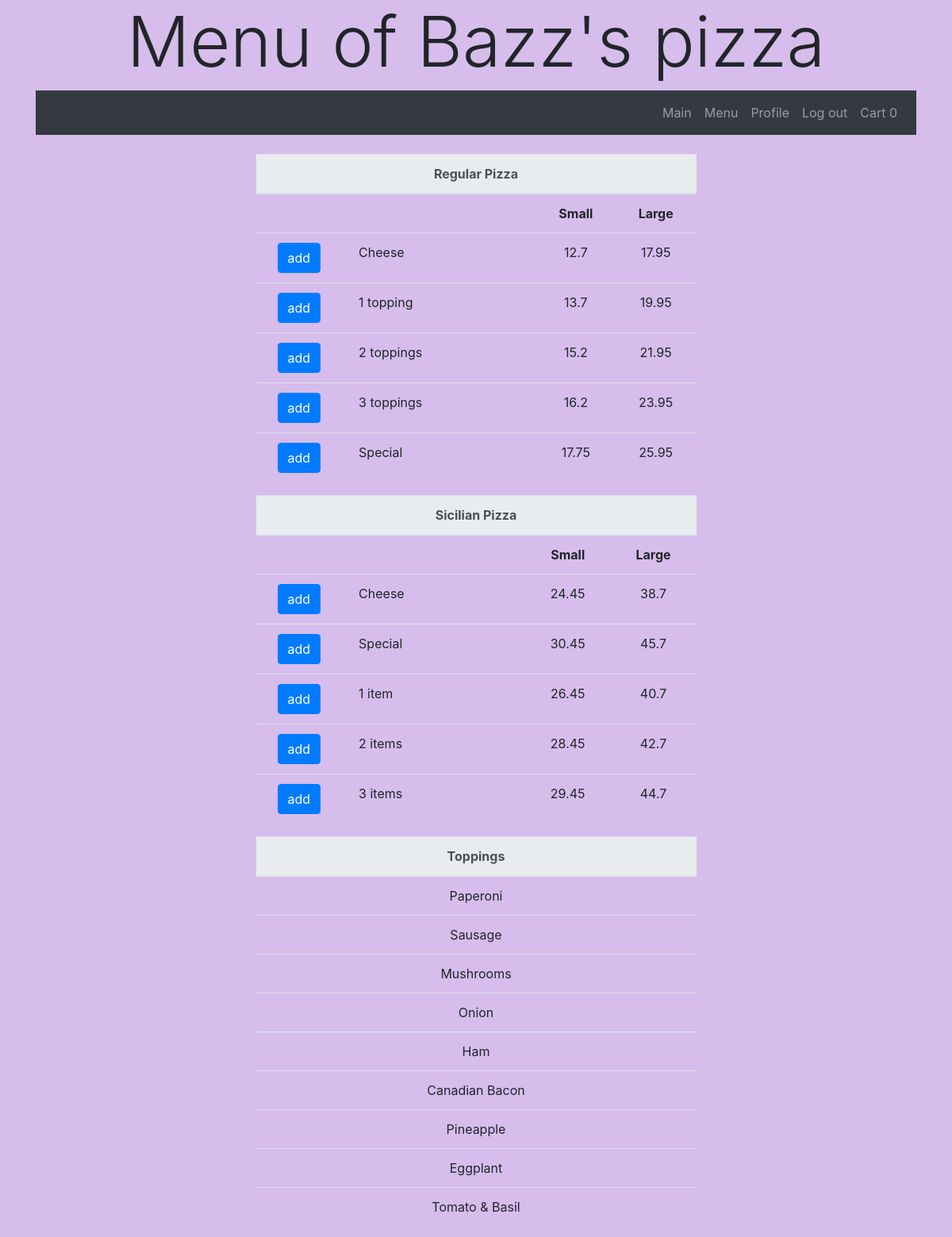
Screenshot of /menu/ (signed in, upper part) with the database file from the repository.
### orders/models.py (models this page shows, shortened)
class Category(models.Model):
    category =  models.CharField(max_length=64)
    sizes = models.ManyToManyField(Size, related_name="cat_sizes", blank = True, null = True)
    kinds = models.ManyToManyField(Kind, related_name='cat_kinds', blank = False)
    menu_priority = models.IntegerField(default = 100)
    no_price=models.BooleanField(default=False)
    toppings = models.BooleanField(default=False)
    addable = models.BooleanField(default=False)
    def __str__(self):
        return f'{self.category}'
    class Meta:
        ordering = ['menu_priority']

class  Size(models.Model):
    size = models.CharField(max_length=64)
    def __str__(self):
        return f"{self.size}"
    class Meta:
        ordering = ['-size']

class Kind(models.Model):
    kind = models.CharField(max_length=64)
    menu_priority = models.IntegerField(default = 100)
    toppings_allowed = models.IntegerField(default = 0)
    def __str__(self):
        return f'{self.kind}'
    class Meta:
        ordering = ['-menu_priority']

class MenuItem(models.Model):
    category = models.ForeignKey(Category, on_delete=models.CASCADE, related_name="categories", blank = True, null = True)
    size = models.ForeignKey(Size, on_delete=models.CASCADE, related_name="sizes", blank = True, null = True)
    price = models.FloatField(blank=True, null = True)
    kind = models.ForeignKey(Kind,on_delete=models.CASCADE, related_name='kinds')
    menu_priority = models.IntegerField(default = 100)
    class Meta:
        ordering = ['-category', 'price', 'size']

### orders/views.py (the view)
# urls.py: path("menu/", views.menu, name = "menu"),
def menu(request):
    content = {
        "menu": MenuItem.objects.all(),
        'categories':Category.objects.all(),
        'sizes': Size.objects.all(),
        'menu_raw' : MenuItem.objects,
        'kinds': Kind.objects.all(),
        'user': request.user,
        'Auth' : request.user.is_authenticated,
        'toppings': Category.objects.get(addable=True).kinds.all()
    }
    return render(request, "orders/menu.html", content)

### orders/templates/orders/menu.html (shortened to what this page needs)
{% extends "orders/base.html" %}
{%block h1%} <h1 class='display-2 text-center item'>Menu of Bazz's pizza</h1>{%endblock%}
{% block body %}
    <div class='container-fluid text-center'>
        <div class="container col-6">
        <table class='table mt-0 '>
            {% for category in categories %}
                <table class='table'>
                <thead class='thead-light'>
                    <tr>
                        <th colspan="3" name='{{category}}'>{{category}}</th>
                    </tr>
                </thead>
                <tbody>
                    {% if category.sizes.all %}
                    <tr>
                        <th></th>
                        {% for size in category.sizes.all %}
                            <th>  {{size}} </th>
                        {%endfor%}
                    </tr>
                    {%endif%}
                    {% for kind in category.kinds.all %}
                        <tr>
                            <td id='{{category.id}}_{{kind.id}}'> {%if not category.no_price%}<div id=''class="container d-flex justify-content-start">{%if user.is_authenticated%} <span class=' myBtn btn btn-primary mr-5'>add</span> {%endif%}<span>{{kind}}</span> </div>{%else%} <span>{{kind}}</span>{%endif%}</td>
                            {% for size in category.sizes.all%}
                                {%for menuItem in menu %}
                                    {% if menuItem.category == category and menuItem.kind == kind and menuItem.size == size%}
                                        <td id='{{menuItem.id}}' class='item'> {{menuItem.price}}</td>
                                    {% endif %}
                                {%endfor%}
                                {% empty %}
                                    {%for menuItem in menu %}
                                        {% if menuItem.category == category and menuItem.kind == kind %}
                                            <td id='{{menuItem.id}}' class='item'>{{menuItem.price}}</td>
                                        {% endif %}
                                    {%endfor%}
                            {%endfor%}
                        </tr>
                    {%endfor%}
                    </tbody>
                </table>
            {%endfor%}
        </table>
        </div>
    </div>
{%endblock%}

### orders/static/orders/style.css (style rules this page uses)
html,body { background-color: rgb(214, 189, 236); }

### rows the page displays
Category: category "Regular Pizza"
Size: size "Small"
Size: size "Large"
Kind: shows "add", kind "Cheese"
MenuItem: price "12.7"
MenuItem: price "17.95"
Kind: shows "add", kind "1 topping"
MenuItem: price "13.7"
MenuItem: price "19.95"
Kind: shows "add", kind "2 toppings"
MenuItem: price "15.2"
MenuItem: price "21.95"
Kind: shows "add", kind "3 toppings"
MenuItem: price "16.2"
MenuItem: price "23.95"
Kind: shows "add", kind "Special"
MenuItem: price "17.75"
MenuItem: price "25.95"
Category: category "Sicilian Pizza"
MenuItem: price "24.45"
MenuItem: price "38.7"
MenuItem: price "30.45"
MenuItem: price "45.7"
Kind: shows "add", kind "1 item"
MenuItem: price "26.45"
MenuItem: price "40.7"
Kind: shows "add", kind "2 items"
MenuItem: price "28.45"
MenuItem: price "42.7"
Kind: shows "add", kind "3 items"
MenuItem: price "29.45"
MenuItem: price "44.7"
Category: category "Toppings"
Kind: kind "Paperoni"
Kind: kind "Sausage"
Kind: kind "Mushrooms"
Kind: kind "Onion"
Kind: kind "Ham"
Kind: kind "Canadian Bacon"
Kind: kind "Pineapple"
Kind: kind "Eggplant"
Kind: kind "Tomato & Basil"
